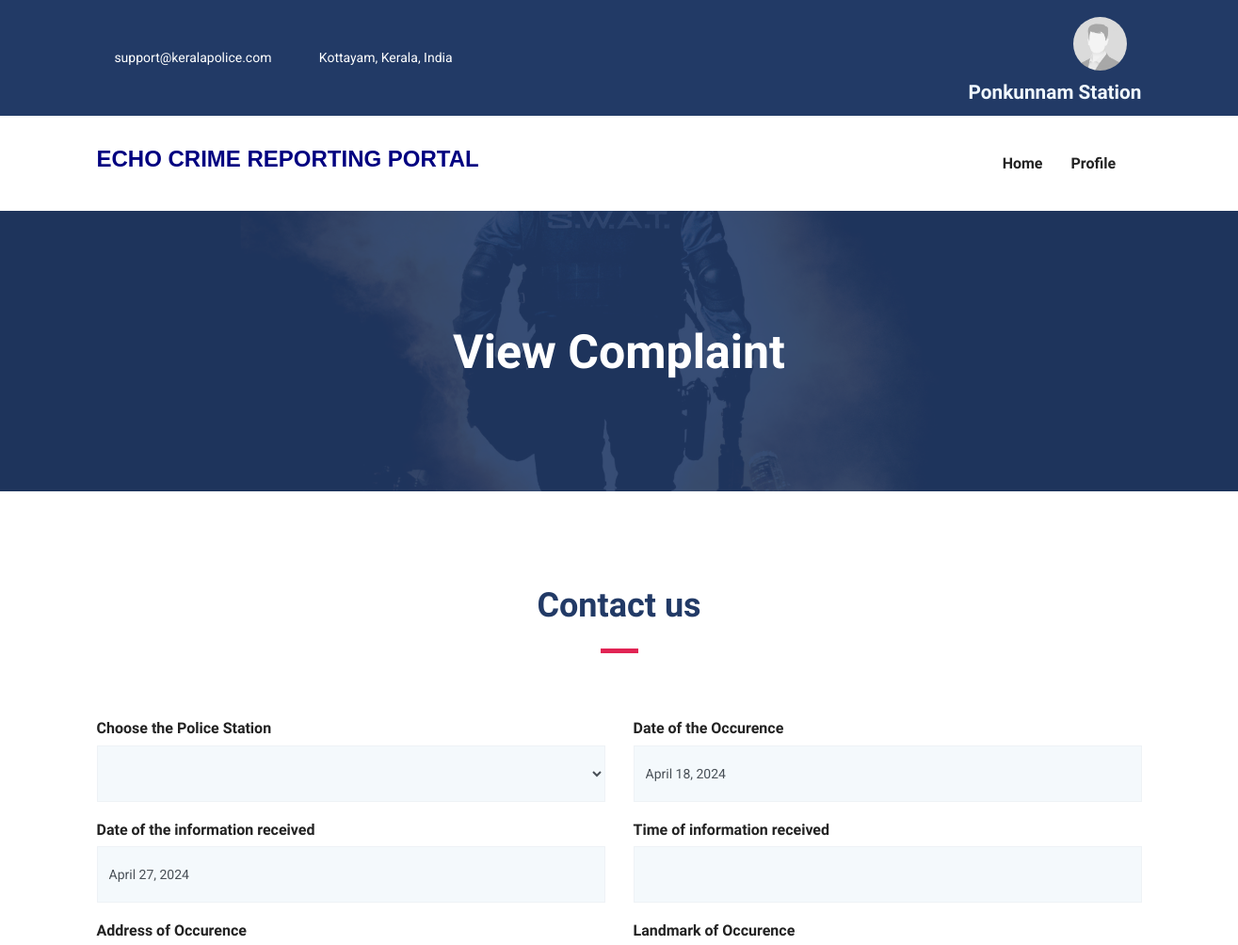
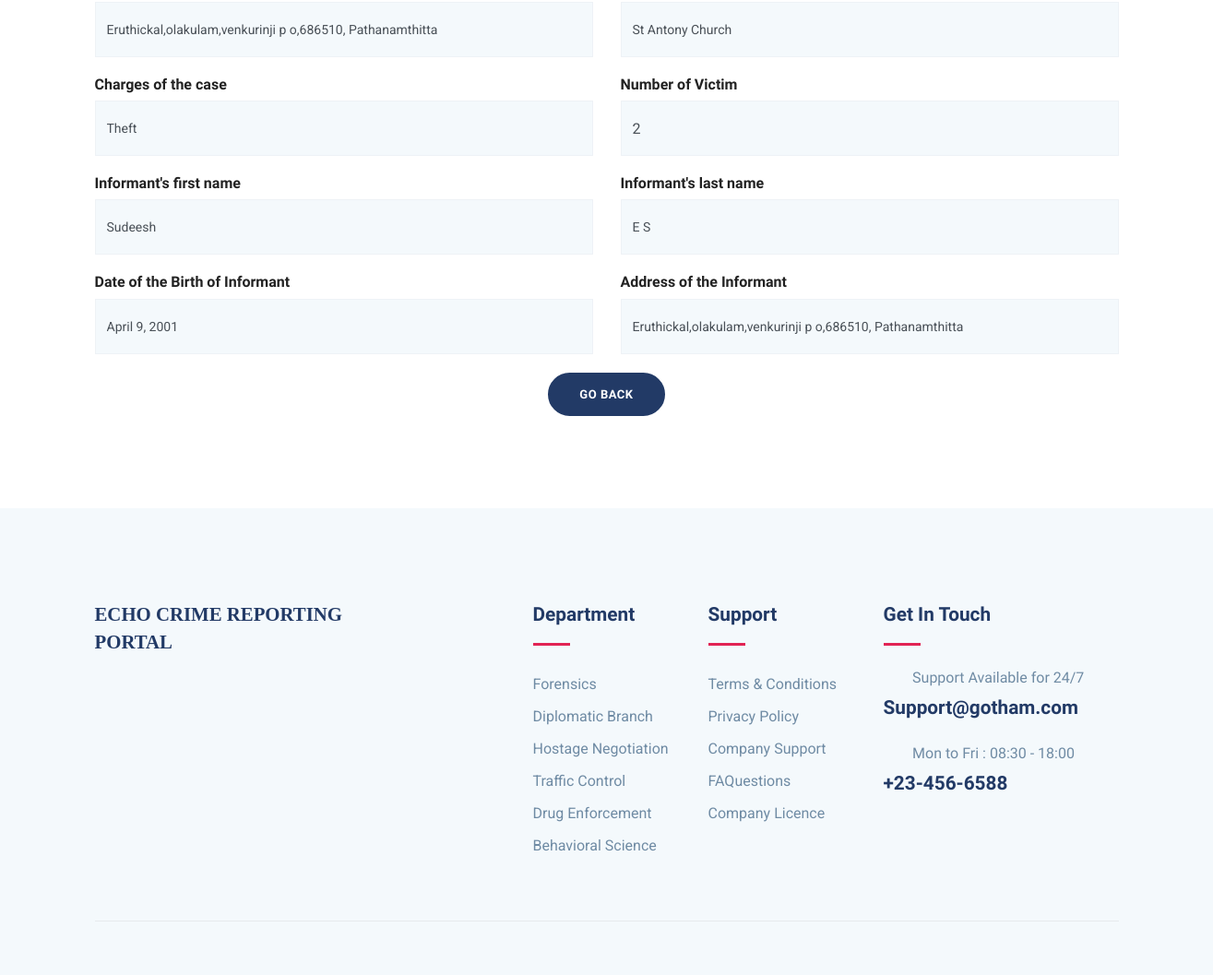
The page /Inspector/ins-view-one-com/1 (signed in) on the database its author committed (2 pictures, top to bottom).
### Inspector/models.py (models this page shows, shortened)
class Ins(models.Model):
    password = models.CharField(max_length=10)
    email = models.EmailField(unique=True)
    station_name = models.CharField(max_length=30, null=False, unique=True, default="none")
    station_id = models.CharField(max_length=10, unique=True, default="1")
    address = models.CharField(max_length=100, default="none")
    phone = models.CharField(max_length=15, default="0000000")
    pic = models.FileField(upload_to='Profile', default='default.jpg')

### myapp/models.py (models this page shows, shortened)
class Complaint(models.Model):
    applicant= models.ForeignKey(User,on_delete=models.CASCADE)
    police= models.ForeignKey(Ins,on_delete=models.CASCADE)
    date= models.DateField(null=True)
    idate= models.DateField(null=True)
    time= models.CharField(max_length=6)
    address= models.CharField(max_length=100)
    landmark= models.CharField(max_length=50)
    charge = models.CharField(max_length=100)
    victim = models.CharField(max_length=10, null=True,blank=True)
    ifname= models.CharField(max_length=50)
    ilname= models.CharField(max_length=50)
    dob= models.DateField(null=True)
    iaddress= models.CharField(max_length=100)
    status=models.BooleanField(default=False)

### Inspector/views.py (the view)
# urls.py: path('ins-view-one-com/<int:pk>',views.ins_view_one_com,name='ins-view-one-com'),
def ins_view_one_com(request,pk):
    ins = Ins.objects.get(email=request.session['email'])
    com=Complaint.objects.get(id=pk)
    return render(request, 'ins-view-one-com.html',{'ins':ins,'com':com})

### Inspector/templates/ins-view-one-com.html (shortened to what this page needs)
{% extends 'ins-header.html' %}
{% load static %}
{% block content %}
<section class="page-title back-9550">
	<div class="container">
	  <div class="row">
		<div class="col-md-12">
		  <div class="block text-center">
			<h1 class="text-capitalize mb-5 text-lg">View Complaint</h1>
		  </div>
		</div>
	  </div>
	</div>
  </section>
<section class="contact-form-wrap section">
    <div class="container">
        <div class="row justify-content-center">
            <div class="col-lg-6">
                <div class="section-title text-center">
                    <h2 class="text-md mb-2">Contact us</h2>
                    <div class="divider mx-auto my-4"></div>
                </div>
            </div>
        </div>
        <div class="row">
            <div class="col-lg-12 col-md-12 col-sm-12">
                    <div class="row">
                        <div class="col-lg-6">
                            <div class="form-group">
                                <h6>Choose the Police Station</h6>
                                <select name="police" class="form-control" id="exampleFormControlSelect1" disabled>
                                  <option>{{com.police.station}}</option>
                                </select>
                            </div>
                        </div>
                        <div class="col-lg-6">
                            <div class="form-group">
                                <h6>Date of the Occurence</h6>
                                <input name="date"  type="text" class="form-control" value="{{com.date}}" disabled>
                            </div>
                        </div>
                         <div class="col-lg-6">
                            <div class="form-group">
                                <h6>Date of the information received</h6>
                                <input name="rdate"  type="text" class="form-control" value="{{com.idate}}" disabled>
                            </div>
                        </div>
                         <div class="col-lg-6">
                            <div class="form-group">
                                <h6>Time of information received</h6>
                                <input name="time" type="text" class="form-control" value="{{com.time}}" disabled>
                            </div>
                        </div>
                        <div class="col-lg-6">
                            <div class="form-group">
                                <h6>Address of Occurence</h6>
                                <input name="address" type="text" class="form-control" value="{{com.address}}" disabled>
                            </div>
                        </div>
                        <div class="col-lg-6">
                            <div class="form-group">
                                <h6>Landmark of Occurence</h6>
                            <input name="landmark" type="text" class="form-control" value="{{com.landmark}}" disabeld>
                            </div>
                        </div>
                        <div class="col-lg-6">
                            <div class="form-group">
                                <h6>Charges of the case</h6>
                                <input name="charge" type="text" class="form-control" value="{{com.charge}}" disabled>
                            </div>
                        </div>
                        <div class="col-lg-6">
                            <div class="form-group">
                                <h6>Number of Victim</h6>
                                <input name="victim" type="number" class="form-control" value="{{com.victim}}" disabled>
                            </div>
                        </div>
                        <div class="col-lg-6">
                            <div class="form-group">
                                <h6>Informant's first name</h6>
                                <input name="fname" type="text" class="form-control" value="{{com.ifname}}" disabled>
                            </div>
                        </div>
                        <div class="col-lg-6">
                            <div class="form-group">
                                <h6>Informant's last name</h6>
                                <input name="lname" type="text" class="form-control" value="{{com.ilname}}" disabled>
                            </div>
                        </div>
                        <div class="col-lg-6">
                            <div class="form-group">
                                <h6>Date of the Birth of Informant</h6>
                                <input name="dob"  type="text" class="form-control" value="{{com.dob}}" disabled>
                            </div>
                        </div>
                        <div class="col-lg-6">
                            <div class="form-group">
                                <h6>Address of the Informant</h6>
                                <input name="info_address" type="text" value="{{com.iaddress}}" class="form-control" disabled>
                            </div>
                        </div>
                    </div>
                    <div class="text-center">
                        <a href="{% url 'ins-view-com' %}" class="btn btn-main btn-round-full">GO BACK</a>
                    </div>
            </div>
        </div>
    </div>
</section>
{% endblock %}

### Inspector/templates/ins-header.html (shortened to what this page needs)
{% load static %}
<!DOCTYPE html>
<html lang="zxx">
<head>
  <link rel="stylesheet" href="{% static 'plugins/bootstrap/css/bootstrap.min.css' %}">
  <link rel="stylesheet" href="{% static 'plugins/icofont/icofont.min.css' %}">
  <link rel="stylesheet" href="{% static 'plugins/slick-carousel/slick/slick.css' %}">
  <link rel="stylesheet" href="{% static 'plugins/slick-carousel/slick/slick-theme.css' %}">
  <link rel="stylesheet" href="{% static 'css/style.css' %}">
</head>
<body id="top">
<header>
	<div class="header-top-bar">
		<div class="container">
			<div class="row align-items-center">
				<div class="col-lg-6">
					<ul class="top-bar-info list-inline-item pl-0 mb-0">
						<li class="list-inline-item"><a href="mailto:support@gmail.com"><i class="icofont-support-faq mr-2"></i>support@keralapolice.com</a></li>
						<li class="list-inline-item"><i class="icofont-location-pin mr-2"></i>Kottayam, Kerala, India</li>
					</ul>
				</div>
				<div class="col-lg-6">
					<div class="text-lg-right top-right-bar mt-2 mt-lg-0">
						<a class="nav-link active" href="">
							{% if ins.pic.url %}
							<img src="{{ins.pic.url}}" alt = "image placeholder" style = "border-radius: 3cm; height : 1.5cm ; width : 1.5cm;">
							{% else %}
							<img src="{% static 'default.jpg' %}" alt = "image placeholder" style = "border-radius: 3cm; height : 1.5cm ; width : 1.5cm;">
							{% endif %}
						</a>
						<span class="h4" style = "color:aliceblue">{{ins.station_name}} Station</span>
					</div>
				</div>
			</div>
		</div>
	</div>
	<nav class="navbar navbar-expand-lg navigation" id="navbar">
		<div class="container">
				<h3 style = "font-family: sans-serif; color : navy">ECHO CRIME REPORTING PORTAL</h3>
		  <div class="collapse navbar-collapse" id="navbarmain">
			<ul class="navbar-nav ml-auto">
			  <li class="nav-item active">
				<a class="nav-link active" href="{% url 'ins-index' %}">
					<span class="nav-link-text">Home</span>
				  </a>
			  </li>
              <li class="nav-item dropdown">
				<a class="nav-link dropdown-toggle" href="#" id="dropdown03" data-toggle="dropdown" aria-haspopup="true" aria-expanded="false">Profile<i class="icofont-thin-down"></i></a>
			  </li>
			</ul>
		  </div>
		</div>
	</nav>
</header>
{% block content %}
{% endblock %}
<footer class="footer section gray-bg">
	<div class="container">
		<div class="row">
			<div class="col-lg-4 mr-auto col-sm-6">
				<div class="widget mb-5 mb-lg-0">
					<h4 style = " font-family:fantasy ;">ECHO CRIME REPORTING PORTAL</h4>
					<ul class="list-inline footer-socials mt-4">
						<li class="list-inline-item"><i class="icofont-facebook"></i></li>
						<li class="list-inline-item"><i class="icofont-twitter"></i></li>
						<li class="list-inline-item"><i class="icofont-linkedin"></i></li>
					</ul>
				</div>
			</div>
			<div class="col-lg-2 col-md-6 col-sm-6">
				<div class="widget mb-5 mb-lg-0">
					<h4 class="text-capitalize mb-3">Department</h4>
					<div class="divider mb-4"></div>
					<ul class="list-unstyled footer-menu lh-35">
						<li>Forensics</li>
						<li>Diplomatic Branch</li>
						<li>Hostage Negotiation</li>
						<li>Traffic Control</li>
						<li>Drug Enforcement</li>
						<li>Behavioral Science</li>
					</ul>
				</div>
			</div>
			<div class="col-lg-2 col-md-6 col-sm-6">
				<div class="widget mb-5 mb-lg-0">
					<h4 class="text-capitalize mb-3">Support</h4>
					<div class="divider mb-4"></div>
					<ul class="list-unstyled footer-menu lh-35">
						<li><a href="#">Terms & Conditions</a></li>
						<li><a href="#">Privacy Policy</a></li>
						<li><a href="#">Company Support </a></li>
						<li><a href="#">FAQuestions</a></li>
						<li><a href="#">Company Licence</a></li>
					</ul>
				</div>
			</div>
			<div class="col-lg-3 col-md-6 col-sm-6">
				<div class="widget widget-contact mb-5 mb-lg-0">
					<h4 class="text-capitalize mb-3">Get in Touch</h4>
					<div class="divider mb-4"></div>
					<div class="footer-contact-block mb-4">
						<div class="icon d-flex align-items-center">
							<i class="icofont-email mr-3"></i>
							<span class="h6 mb-0">Support Available for 24/7</span>
						</div>
						<h4 class="mt-2">Support@gotham.com</a></h4>
					</div>
					<div class="footer-contact-block">
						<div class="icon d-flex align-items-center">
							<i class="icofont-support mr-3"></i>
							<span class="h6 mb-0">Mon to Fri : 08:30 - 18:00</span>
						</div>
						<h4 class="mt-2">+23-456-6588</h4>
					</div>
				</div>
			</div>
		</div>
		<div class="footer-btm py-4 mt-5">
		</div>
	</div>
</footer>
  </body>
  </html>

### myapp/static/css/style.css (style rules this page uses)
html { overflow-x: hidden; }
body { line-height: 1.6; font-family: "Roboto", sans-serif; -webkit-font-smoothing: antialiased; font-size: 16px; color: #6F8BA4; font-weight: 400; }
h1, .h1, h2, .h2, h3, .h3, h4, .h4, h5, .h5, h6, .h6 { font-family: "Exo", sans-serif; font-weight: 700; color: #222; }
h1, .h1 { font-size: 2.5rem; }
h2, .h2 { font-size: 44px; }
h3, .h3 { font-size: 1.5rem; }
h4, .h4 { font-size: 1.3rem; line-height: 30px; }
h6, .h6 { font-size: 1rem; }
input[type="email"], input[type="password"], input[type="text"], input[type="tel"] { box-shadow: none; height: 45px; outline: none; font-size: 14px; }
.form-control { box-shadow: none; border-radius: 0; }
.btn { display: inline-block; font-size: 14px; font-size: 0.8125rem; font-weight: 700; letter-spacing: .5px; padding: .75rem 2rem; font-family: "Exo", sans-serif; text-transform: uppercase; border-radius: 5px; border: 2px solid transparent; transition: all .35s ease; }
.btn-main { background: #223a66; color: #fff; border-color: #223a66; }
.btn-round-full { border-radius: 50px; }
.section { padding: 100px 0; }
.text-md { font-size: 2.25rem; }
.text-lg { font-size: 3.75rem; }
a { color: #222; text-decoration: none; transition: all .35s ease; }
.page-title { padding: 120px 0px 70px 0px; position: relative; }
.page-title .block h1 { color: #fff; }
.section-title { margin-bottom: 70px; }
.section-title h2 { color: #223a66; }
.text-lg { font-size: 50px; }
.gray-bg { background: #f4f9fc; }
#navbarmain { padding: 20px 0px; }
#navbarmain .nav-link { font-weight: 600; padding: 10px 15px; color: #222; font-family: "Exo", sans-serif; text-transform: capitalize; font-size: 16px; transition: all .25s ease; }
.dropdown-toggle::after { display: none; }
.header-top-bar { background: #223a66; font-size: 14px; padding: 10px 0px; box-shadow: 0 1px 2px rgba(0, 0, 0, 0.05); color: #fff; }
.top-bar-info li a { color: #fff; margin-right: 20px; }
.back-9550 { background: url("../images/bg/swat.jpg") no-repeat 50% 50%; background-size: cover; position: relative; }
.divider { width: 40px; height: 5px; background: #e12454; }
.lh-35 { line-height: 35px; }
.contact-form-wrap .form-group { margin-bottom: 20px; }
.contact-form-wrap .form-group .form-control { height: 60px; border: 1px solid #EEF2F6; box-shadow: none; width: 100%; background: #f4f9fc; }
.footer { padding-bottom: 10px; }
.widget .divider { height: 3px; }
.widget h4 { color: #223a66; }
.widget .footer-menu a { color: #6F8BA4; }
.footer-contact-block span { font-weight: 400; color: #6F8BA4; }
.footer-contact-block i { font-size: 20px; }
.footer-btm { border-top: 1px solid rgba(0, 0, 0, 0.06); }

### rows shown on the page
Ins: pic (placeholder picture), station_name "Ponkunnam"
Complaint: date "April 18, 2024", rdate "April 27, 2024", address "Eruthickal,olakulam,venkurinji p o,686510, Pathanamthitta", landmark "St Antony Church", charge "Theft", victim "2", fname "Sudeesh", lname "E S", dob "April 9, 2001", info_address "Eruthickal,olakulam,venkurinji p o,686510, Pathanamthitta"
